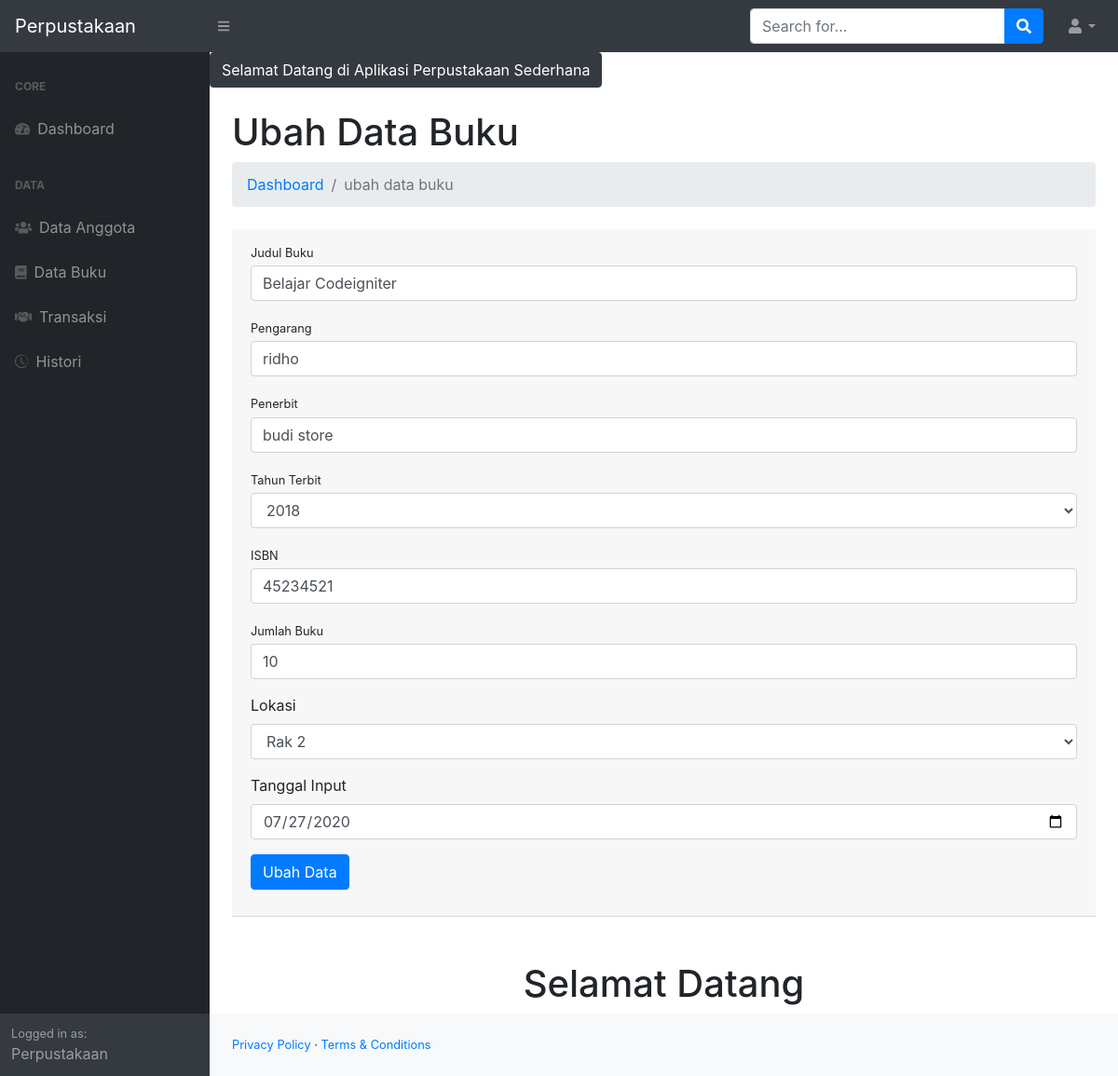
The page /pro/admin/index.php?p=buku&aksi=ubah&id_buku=6 (signed in) on the database its author committed.
### tables this page shows
CREATE TABLE `tb_buku` (
  `id_buku` int(11) NOT NULL,
  `judul_buku` varchar(200) NOT NULL,
  `pengarang_buku` varchar(100) NOT NULL,
  `penerbit_buku` varchar(150) NOT NULL,
  `tahun_terbit` varchar(4) NOT NULL,
  `isbn` varchar(25) NOT NULL,
  `jumlah_buku` int(3) NOT NULL,
  `lokasi` enum('Rak 1','Rak 2','Rak 3') NOT NULL,
  `tgl_input` date NOT NULL
);

### pro/admin/config/Database.php (called while the page is built, shortened)
<?php
    class Database{
        public $host = "localhost";
        public $username = "root";
        public $password = "";
        public $nama_db = "perpustakaan";
        public function __construct()
        {
            $this->connect = mysqli_connect($this->host, $this->username, $this->password, $this->nama_db);
        }
    }
?>

### pro/admin/config/Admin.php (called while the page is built, shortened)
<?php
    include "Database.php";
    class Buku extends Database{
        public function show($id_buku)
        {
            $data2 = mysqli_query($this->connect, "SELECT * FROM tb_buku WHERE id_buku = $id_buku");
            return $data2;
        }
    }
?>

### pro/admin/page/buku/ubah.php (the view, shortened to what this page needs)
<h1 class="mt-4">Ubah Data Buku</h1>
<ol class="breadcrumb mb-4">
    <li class="breadcrumb-item"><a href="index.php">Dashboard</a></li>
    <li class="breadcrumb-item active">ubah data buku</li>
</ol>
<div class="card-header mb-5">
    <?php
    $data = new Buku();
    $id_buku = $_GET['id_buku'];
    foreach($data->show($id_buku) as $key) :
    ?>
	<form action="config/checkingPost.php" method="post">
    <div class="form-group">
        <label class="small mb-1" for="judul_buku">Judul Buku</label>
        <input class="form-control" id="judul_buku" name="judul_buku" type="text" placeholder="Masukan judul buku" value="<?= $key['judul_buku']; ?>" />
    </div>
    <div class="form-group">
        <label class="small mb-1" for="pengarang_buku">Pengarang</label>
        <input class="form-control" id="pengarang_buku" name="pengarang_buku" type="text" value="<?= $key['pengarang_buku']; ?>" placeholder="Masukan pengarang buku"/>
    </div>
    <div class="form-group">
        <label class="small mb-1" for="penerbit_buku">Penerbit</label>
        <input class="form-control" id="penerbit_buku" name="penerbit_buku" type="text" value="<?= $key['penerbit_buku']; ?>" placeholder="Masukan penerbit buku"/>
    </div>
    <div class="form-group">
        <label class="small mb-1" for="tahun_terbit">Tahun Terbit</label>
        <select name="tahun_terbit" id="tahun_terbit" class="form-control">
        	<?php
        	$tahun = date('Y');
        	for ($i = $tahun - 29; $i <= $tahun ; $i++) { ?>
        		<option value="<?= $i ?>" <?php if($key['tahun_terbit'] == $i){echo "selected";} ?> ><?= $i ?></option>
        	<?php
        	}
        	?>
        </select>
    </div>
    <div class="form-group">
        <label class="small mb-1" for="isbn">ISBN</label>
        <input class="form-control" value="<?= $key['isbn']; ?>" id="isbn" name="isbn" type="text" placeholder="Masukan isbn buku"/>
    </div>
    <div class="form-group">
        <label class="small mb-1" for="jumlah_buku">Jumlah Buku</label>
        <input class="form-control" value="<?= $key['jumlah_buku']; ?>" id="jumlah_buku" name="jumlah_buku" type="number" placeholder="Masukan jumlah buku"/>
    </div>
    <div class="form-group">
    	<label for="lokasi">Lokasi</label>
    	<select name="lokasi" id="lokasi" class="form-control">
    		<option value="Rak 2" <?php if($key['lokasi'] == 'Rak 2'){echo "selected";} ?> >Rak 2</option>
    	</select>
    </div>
    <div class="form-group">
    	<label for="tgl_input">Tanggal Input</label>
    	<input type="date" name="tgl_input" id="tgl_input" class="form-control" value="<?= $key['tgl_input']; ?>">
    </div>
    <div class="form-group">
    	<button type="submit" class="btn btn-primary" name="ubah">Ubah Data</button>
    </div>
    <?php endforeach; ?>
	</form>
</div>

### rows shown on the page
tb_buku: judul_buku "Belajar Codeigniter", pengarang_buku "ridho", penerbit_buku "budi store", tahun_terbit "2018", isbn "45234521", jumlah_buku "10", lokasi "Rak 2", tgl_input "07/27/2020"
